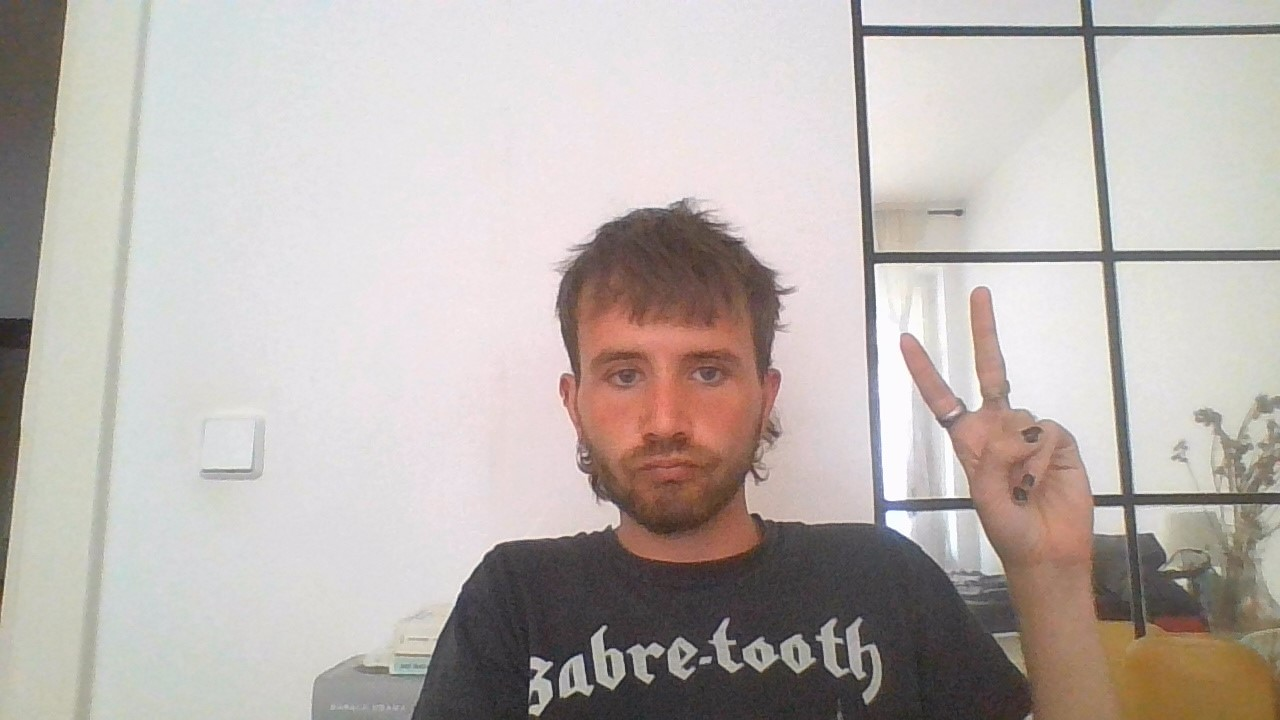
#> input picture images/hihi.jpg, 1280 x 720 px, found by its file name
$ jupyter execute test.ipynb   (shell and % lines are left out)
#> lines starting #> are read from the running program, lines starting #| are printed output that depends on the picture
[cell 1]
import cv2
import numpy as np
import matplotlib.pyplot as plt
from IPython.display import Image

[cell 2]
Image(filename="../images/hihi.jpg")

[cell 3]
reval = cv2.imread("../images/hihi.jpg", 1)
#> reval is the input picture: shape (720, 1280, 3); mean B, G, R 176.1, 180.2, 188

[cell 4]
print(reval)
#> (printed output is left out)

[cell 5]
plt.imshow(reval[:, :, ::-1])
#> (this line was passed over: IPython is not available in this run)

[cell 6]
reval = cv2.imread("../images/hihi.jpg", 1)
img_show = reval[:,:,::-1]

[cell 7]
plt.imshow(img_show)
#> (this line was passed over: IPython is not available in this run)

[cell 8]
img_cropped = img_show[200:500,400:800]
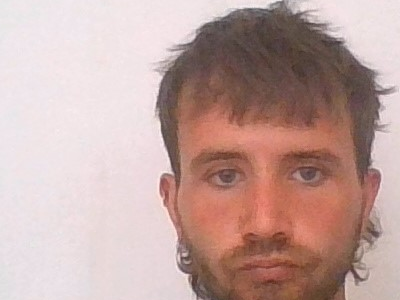
#> img_cropped: shape (300, 400, 3); mean R, G, B 193.2, 164.5, 159.6

[cell 9]
plt.imshow(img_cropped)
#> (this line was passed over: IPython is not available in this run)

[cell 10]
plt.imshow(reval[:, :, ::-1])
#> (this line was passed over: IPython is not available in this run)

[cell 11]
revalLine = reval.copy()

[cell 12]
lo = cv2.line(revalLine, (400, 400), (300, 800), (0, 255, 255), thickness=5)

[cell 13]
plt.imshow(lo)
#> (this line was passed over: IPython is not available in this run)

[cell 14]
plt.imshow(reval)
#> (this line was passed over: IPython is not available in this run)

[cell 15]
reval_rgb = cv2.cvtColor(reval, cv2.COLOR_BGR2RGB)

[cell 16]
plt.imshow(reval_rgb)
#> (this line was passed over: IPython is not available in this run)
